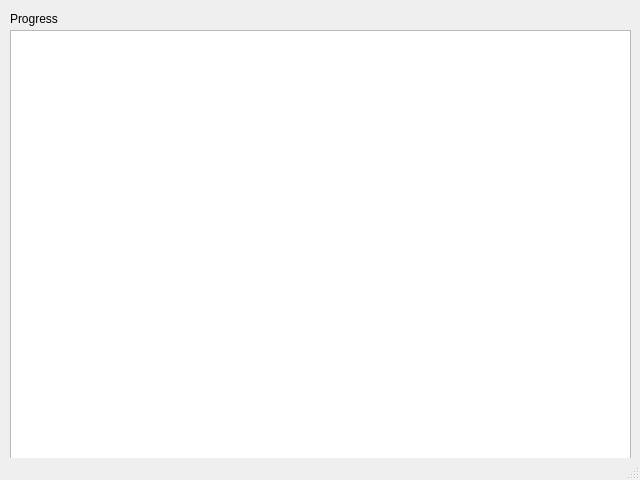
<?xml version="1.0" encoding="UTF-8"?>
<ui version="4.0">
 <class>ConsoleWindow</class>
 <widget class="QMainWindow" name="ConsoleWindow">
  <property name="geometry">
   <rect>
    <x>0</x>
    <y>0</y>
    <width>640</width>
    <height>480</height>
   </rect>
  </property>
  <property name="windowTitle">
   <string>Console Output</string>
  </property>
  <widget class="QWidget" name="centralwidget">
   <widget class="QLabel" name="label_progress">
    <property name="geometry">
     <rect>
      <x>10</x>
      <y>10</y>
      <width>58</width>
      <height>18</height>
     </rect>
    </property>
    <property name="text">
     <string>Progress</string>
    </property>
   </widget>
   <widget class="QTextEdit" name="text_edit_console">
    <property name="geometry">
     <rect>
      <x>10</x>
      <y>30</y>
      <width>621</width>
      <height>441</height>
     </rect>
    </property>
   </widget>
  </widget>
  <widget class="QStatusBar" name="statusbar"/>
 </widget>
 <resources/>
 <connections/>
</ui>
